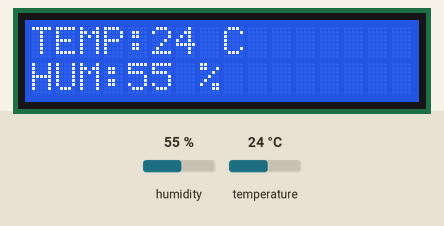
Simulated run of this sketch. Board: Arduino Uno, built with avr-gcc and run on an emulated ATmega328P. Parts: 16×2 character LCD. The test bench sets the inputs (shaded band); at power-on: humidity 55 %, temperature 24 °C.

Above: at 1.2 s.
1.3 s: humidity set to 22 %
At 3.3 s:
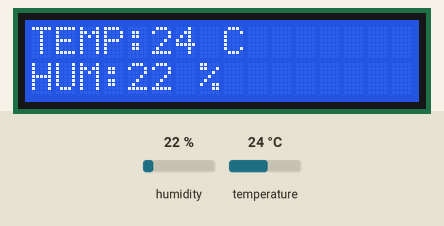
3.6 s: humidity set to 40 %
At 5.2 s:
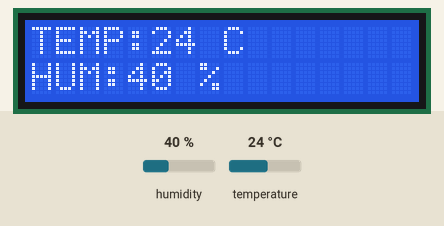
5.7 s: humidity set to 68 %
At 7.0 s:
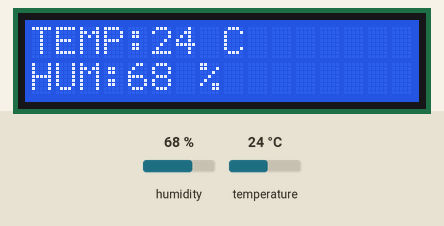
Timing chart, 0 to 8.7 s (numbered marks = the images above; inputs shaded):
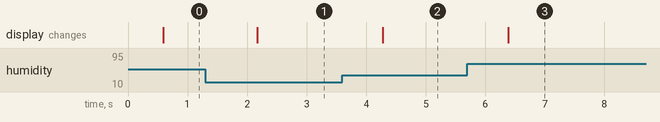

Measured:
- after the input at 1.3 s, the display: changes after 0.87 s (image 1)
- after the input at 3.6 s, the display: changes after 0.68 s (image 2)
- after the input at 5.7 s, the display: changes after 0.69 s (image 3)

The sketch:

main.ino
```cpp
#include <DHT11.h>
#include <LiquidCrystal.h>


DHT11 dht11(8);
LiquidCrystal lcd(12, 11, 5, 4, 3, 2);


void setup() {

    Serial.begin(9600);

    lcd.begin(16, 2);
    lcd.clear();
}

void loop() {
    int temperature = 0;
    int humidity = 0;


    int result = dht11.readTemperatureHumidity(temperature, humidity);


    if (result == 0) {
        lcd.print("TEMP:");
        lcd.print(temperature);
        lcd.print(" C");
        lcd.setCursor(0, 1);
        lcd.print("HUM:");
        lcd.print(humidity);
        lcd.println(" %        ");
    } else {
        Serial.println(DHT11::getErrorString(result));
    }
}
```
